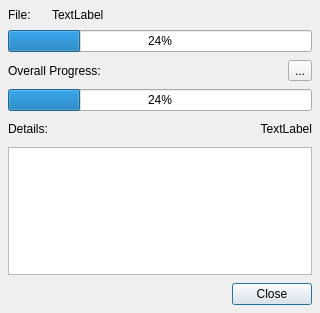
<?xml version="1.0" encoding="UTF-8"?>
<ui version="4.0">
 <class>CopyProgressDialog</class>
 <widget class="QDialog" name="CopyProgressDialog">
  <property name="geometry">
   <rect>
    <x>0</x>
    <y>0</y>
    <width>320</width>
    <height>309</height>
   </rect>
  </property>
  <property name="minimumSize">
   <size>
    <width>320</width>
    <height>0</height>
   </size>
  </property>
  <property name="windowTitle">
   <string>Copy Progress...</string>
  </property>
  <layout class="QGridLayout" name="gridLayout">
   <property name="margin">
    <number>8</number>
   </property>
   <property name="spacing">
    <number>8</number>
   </property>
   <item row="0" column="0">
    <layout class="QGridLayout" name="currentFileLayout">
     <item row="0" column="0">
      <widget class="QLabel" name="currentFileTitleLabel">
       <property name="sizePolicy">
        <sizepolicy hsizetype="Minimum" vsizetype="Preferred">
         <horstretch>0</horstretch>
         <verstretch>0</verstretch>
        </sizepolicy>
       </property>
       <property name="minimumSize">
        <size>
         <width>36</width>
         <height>0</height>
        </size>
       </property>
       <property name="maximumSize">
        <size>
         <width>36</width>
         <height>16777215</height>
        </size>
       </property>
       <property name="text">
        <string>File:</string>
       </property>
      </widget>
     </item>
     <item row="0" column="1">
      <widget class="QLabel" name="currentFileNameLabel">
       <property name="sizePolicy">
        <sizepolicy hsizetype="MinimumExpanding" vsizetype="Preferred">
         <horstretch>0</horstretch>
         <verstretch>0</verstretch>
        </sizepolicy>
       </property>
       <property name="text">
        <string>TextLabel</string>
       </property>
      </widget>
     </item>
    </layout>
   </item>
   <item row="1" column="0">
    <widget class="QProgressBar" name="currentProgress">
     <property name="value">
      <number>24</number>
     </property>
    </widget>
   </item>
   <item row="2" column="0">
    <layout class="QGridLayout" name="overallProgressLayout">
     <item row="0" column="0">
      <widget class="QLabel" name="overallTitleLabel">
       <property name="sizePolicy">
        <sizepolicy hsizetype="Preferred" vsizetype="Preferred">
         <horstretch>0</horstretch>
         <verstretch>0</verstretch>
        </sizepolicy>
       </property>
       <property name="minimumSize">
        <size>
         <width>96</width>
         <height>0</height>
        </size>
       </property>
       <property name="maximumSize">
        <size>
         <width>128</width>
         <height>16777215</height>
        </size>
       </property>
       <property name="text">
        <string>Overall Progress:</string>
       </property>
      </widget>
     </item>
     <item row="0" column="1">
      <spacer name="horizontalSpacer">
       <property name="orientation">
        <enum>Qt::Horizontal</enum>
       </property>
       <property name="sizeHint" stdset="0">
        <size>
         <width>40</width>
         <height>20</height>
        </size>
       </property>
      </spacer>
     </item>
     <item row="0" column="2">
      <widget class="QToolButton" name="showDetailsButton">
       <property name="focusPolicy">
        <enum>Qt::ClickFocus</enum>
       </property>
       <property name="toolTip">
        <string>Show/Hide Queue Details</string>
       </property>
       <property name="text">
        <string>...</string>
       </property>
      </widget>
     </item>
    </layout>
   </item>
   <item row="3" column="0">
    <widget class="QProgressBar" name="overallProgress">
     <property name="value">
      <number>24</number>
     </property>
    </widget>
   </item>
   <item row="4" column="0">
    <layout class="QGridLayout" name="detailsTextLayout">
     <item row="0" column="0">
      <widget class="QLabel" name="detailsTitleLabel">
       <property name="sizePolicy">
        <sizepolicy hsizetype="Minimum" vsizetype="Preferred">
         <horstretch>0</horstretch>
         <verstretch>0</verstretch>
        </sizepolicy>
       </property>
       <property name="minimumSize">
        <size>
         <width>0</width>
         <height>0</height>
        </size>
       </property>
       <property name="text">
        <string>Details:</string>
       </property>
      </widget>
     </item>
     <item row="0" column="1">
      <spacer name="horizontalSpacer_2">
       <property name="orientation">
        <enum>Qt::Horizontal</enum>
       </property>
       <property name="sizeHint" stdset="0">
        <size>
         <width>40</width>
         <height>20</height>
        </size>
       </property>
      </spacer>
     </item>
     <item row="0" column="2">
      <widget class="QLabel" name="queueCountLabel">
       <property name="sizePolicy">
        <sizepolicy hsizetype="Minimum" vsizetype="Preferred">
         <horstretch>0</horstretch>
         <verstretch>0</verstretch>
        </sizepolicy>
       </property>
       <property name="minimumSize">
        <size>
         <width>64</width>
         <height>0</height>
        </size>
       </property>
       <property name="maximumSize">
        <size>
         <width>64</width>
         <height>16777215</height>
        </size>
       </property>
       <property name="text">
        <string>TextLabel</string>
       </property>
       <property name="alignment">
        <set>Qt::AlignRight|Qt::AlignTrailing|Qt::AlignVCenter</set>
       </property>
      </widget>
     </item>
    </layout>
   </item>
   <item row="5" column="0">
    <widget class="QListWidget" name="detailsList">
     <property name="minimumSize">
      <size>
       <width>0</width>
       <height>128</height>
      </size>
     </property>
    </widget>
   </item>
   <item row="6" column="0">
    <widget class="QDialogButtonBox" name="buttonBox">
     <property name="orientation">
      <enum>Qt::Horizontal</enum>
     </property>
     <property name="standardButtons">
      <set>QDialogButtonBox::Close</set>
     </property>
    </widget>
   </item>
  </layout>
 </widget>
 <resources/>
 <connections>
  <connection>
   <sender>buttonBox</sender>
   <signal>accepted()</signal>
   <receiver>CopyProgressDialog</receiver>
   <slot>accept()</slot>
   <hints>
    <hint type="sourcelabel">
     <x>248</x>
     <y>254</y>
    </hint>
    <hint type="destinationlabel">
     <x>157</x>
     <y>274</y>
    </hint>
   </hints>
  </connection>
  <connection>
   <sender>buttonBox</sender>
   <signal>rejected()</signal>
   <receiver>CopyProgressDialog</receiver>
   <slot>reject()</slot>
   <hints>
    <hint type="sourcelabel">
     <x>316</x>
     <y>260</y>
    </hint>
    <hint type="destinationlabel">
     <x>286</x>
     <y>274</y>
    </hint>
   </hints>
  </connection>
 </connections>
</ui>
